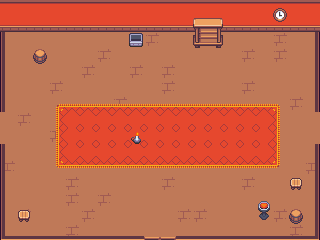

Tiled map render using the project's own tile images. Description and the whole map definition, tile-layer contents included, below:
An orthogonal 20x15 tile map with 16x16 px tiles, 3 tile layers (Desen Katmanı 1, Desen Katmanı 2, Desen Katmanı 3).

<map version="1.10" tiledversion="1.12.1" orientation="orthogonal" renderorder="right-down" width="20" height="15" tilewidth="16" tileheight="16" infinite="0" nextlayerid="4" nextobjectid="1">
 <tileset firstgid="1" source="interior_tiles.tsx" />
 <layer id="1" name="Desen Katmanı 1" width="20" height="15">
  <data encoding="csv">
4,4,4,4,4,4,4,4,4,4,4,4,4,4,4,4,4,4,4,4,
52,52,52,52,52,52,52,52,52,52,52,52,52,52,52,52,52,52,52,52,
289,289,289,289,289,289,289,289,289,290,289,289,289,290,289,289,289,290,289,289,
289,289,289,289,289,289,290,289,289,289,289,289,289,289,289,290,289,290,289,289,
289,289,289,289,289,290,289,289,290,289,290,289,289,289,289,289,289,289,289,289,
289,289,289,290,289,289,289,289,289,289,290,289,289,289,289,290,289,289,289,289,
289,289,289,289,289,289,289,290,289,289,289,289,289,289,289,289,289,289,290,289,
289,290,289,289,289,289,66,66,66,66,66,66,66,66,66,66,66,289,289,289,
289,289,289,290,289,289,289,289,289,290,289,289,289,289,289,289,289,289,289,289,
289,289,289,289,289,290,289,289,289,289,289,290,289,290,289,289,290,289,289,289,
290,289,289,289,289,289,289,289,289,289,289,289,289,289,289,289,289,289,289,290,
289,289,289,289,290,289,289,289,289,289,290,289,289,289,289,290,289,289,289,289,
289,289,289,289,290,289,290,289,289,289,289,289,289,289,289,289,289,289,289,289,
289,290,289,289,289,290,289,289,289,289,289,290,290,289,289,289,289,290,289,289,
289,289,289,289,290,289,289,289,289,289,289,289,289,289,289,289,289,289,290,289
</data>
 </layer>
 <layer id="2" name="Desen Katmanı 2" width="20" height="15">
  <data encoding="csv">
0,0,0,0,0,0,0,0,0,0,0,0,0,0,0,0,0,0,0,0,
0,0,0,0,0,0,0,0,0,0,0,0,0,0,0,0,0,0,0,0,
629,0,0,0,0,0,0,0,0,0,0,0,0,0,0,0,0,0,0,625,
629,0,0,0,0,0,0,0,0,0,0,0,0,0,0,0,0,0,0,625,
629,0,0,0,0,0,0,0,0,0,0,0,0,0,0,0,0,0,0,625,
629,0,0,0,0,0,0,0,0,0,0,0,0,0,0,0,0,0,0,625,
629,0,0,17,18,18,18,18,18,18,18,18,18,18,18,18,18,19,0,625,
0,0,0,65,66,66,66,66,66,66,66,66,66,66,66,66,66,67,0,0,
0,0,0,65,66,66,66,66,66,66,66,66,66,66,66,66,66,67,0,0,
629,0,0,65,66,66,66,66,66,66,66,66,66,66,66,66,66,67,0,625,
629,0,0,113,114,114,114,114,114,114,114,114,114,114,114,114,114,115,0,625,
629,0,0,0,0,0,0,0,0,0,0,0,0,0,0,0,0,0,0,625,
629,0,0,0,0,0,0,0,0,0,0,0,0,0,0,0,0,0,0,625,
629,0,0,0,0,0,0,0,0,0,0,0,0,0,0,0,0,0,0,625,
580,531,531,531,531,531,531,531,531,170,170,531,531,531,531,531,531,531,531,578
</data>
 </layer>
 <layer id="3" name="Desen Katmanı 3" width="20" height="15">
  <data encoding="csv">
0,0,0,0,0,0,0,0,0,0,0,0,0,0,0,0,0,653,0,0,
0,0,0,0,0,0,0,0,0,0,0,0,393,394,0,0,0,701,0,0,
0,0,0,0,0,0,0,0,68,0,0,0,441,442,0,0,0,0,0,0,
0,0,738,0,0,0,0,0,0,0,0,0,0,0,0,0,0,0,0,0,
0,0,0,0,0,0,0,0,0,0,0,0,0,0,0,0,0,0,0,0,
0,0,0,0,0,0,0,0,0,0,0,0,0,0,0,0,0,0,0,0,
0,0,0,0,0,0,0,0,0,0,0,0,0,0,0,0,0,0,0,0,
0,0,0,0,0,0,0,0,0,0,0,0,0,0,0,0,0,0,0,0,
0,0,0,0,0,0,0,0,533,0,0,0,0,0,0,0,0,0,0,0,
0,0,0,0,0,0,0,0,0,0,0,0,0,0,0,0,0,0,0,0,
0,0,0,0,0,0,0,0,0,0,0,0,0,0,0,0,0,0,0,0,
0,0,0,0,0,0,0,0,0,0,0,0,0,0,0,0,0,0,345,0,
0,0,0,0,0,0,0,0,0,0,0,0,0,0,0,0,535,0,0,0,
0,345,0,0,0,0,0,0,0,0,0,0,0,0,0,0,583,0,738,0,
0,0,0,0,0,0,0,0,0,0,0,0,0,0,0,0,0,0,0,0
</data>
 </layer>
</map>
